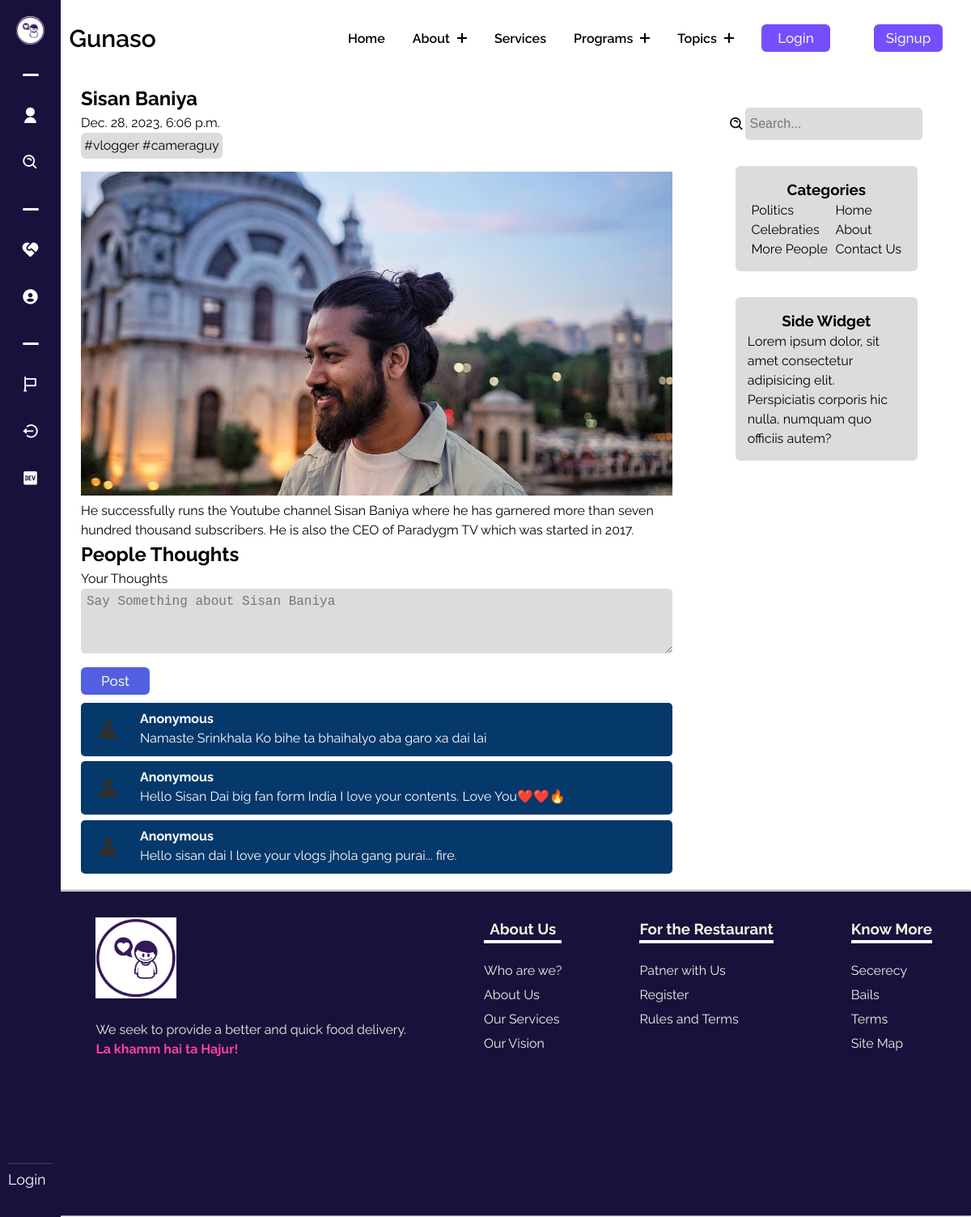
The app's page /topics/sisan-baniya, older data.
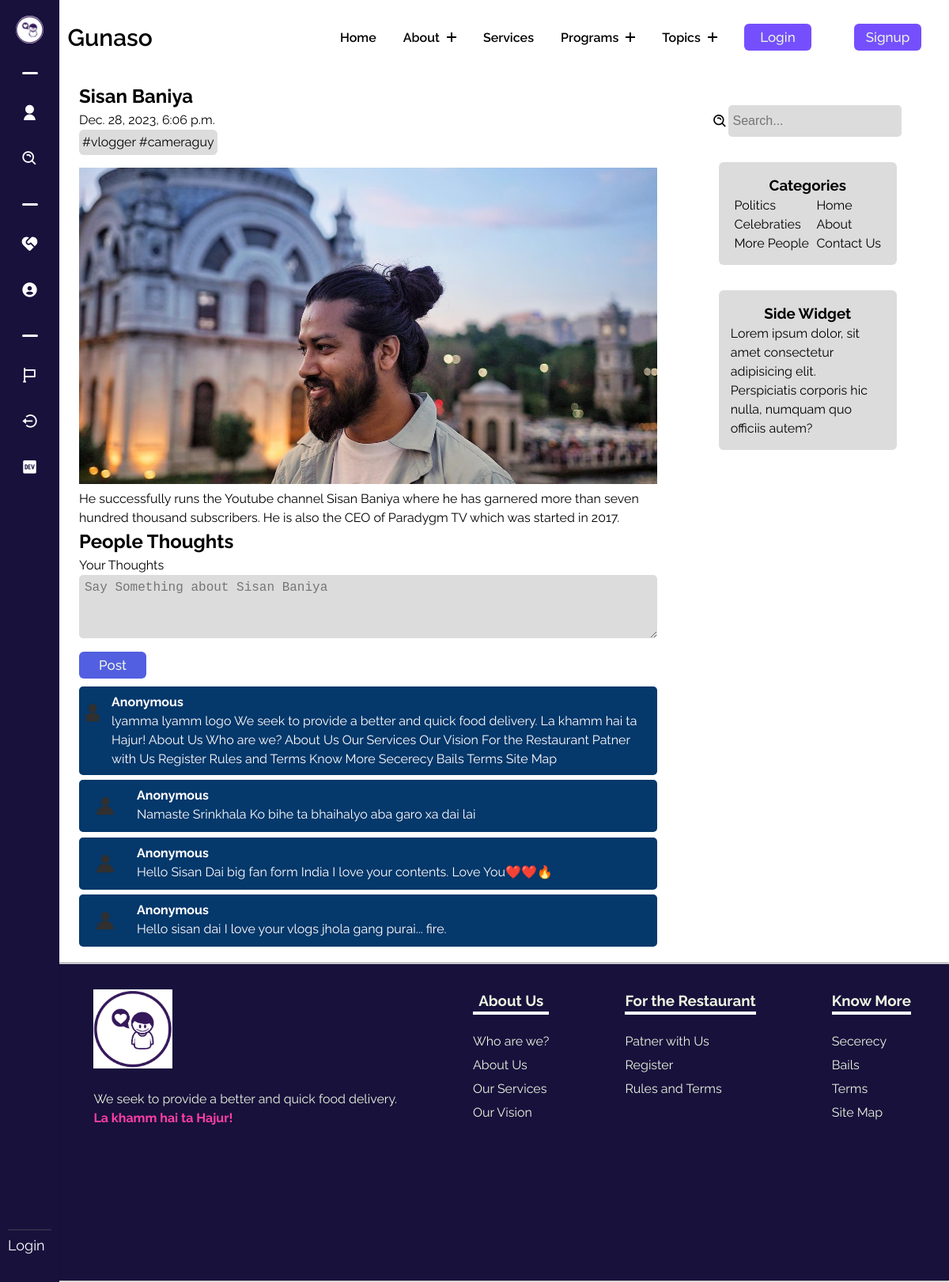
The same page, newer data.
### gunasoApp/models.py (models this page shows, shortened)
class TopicComment(models.Model):
    sno = models.AutoField(primary_key=True)
    comment = models.TextField()
    user = models.ForeignKey(User, on_delete=models.CASCADE)
    topic = models.ForeignKey(Topic, on_delete=models.CASCADE)
    parent = models.ForeignKey('self', on_delete=models.CASCADE, null=True)
    timestamp = models.DateTimeField(default=now)

### gunasoApp/views.py (the view)
# urls.py: path('topics/<str:slug>',views.famoustopics, name='famoustopics'),
def famoustopics(request, slug):
    topic = Topic.objects.filter(slug=slug).first()
    comments = TopicComment.objects.filter(topic=topic)[::-1]
    context = {"topic": topic, "comments": comments}
    return render(request, 'famoustopics.html', context)

### templates/famoustopics.html (shortened to what this page needs)
{% extends 'base.html' %}
{% load static %}
    {% block base_style%}
    {{ block.super }}
    <link rel="stylesheet" href="{% static 'styles/famoustopics.css' %}">
    {% endblock base_style%}
    {% block content %}
    <div class="famoustopicsmain">
        <div class="containflex">
            <div class="leftside">
                <h2>{{topic.name}}</h2>
                <p>{{topic.date}}</p>
                <p class="tags">#{{topic.tagone}} #{{topic.tagtwo}}</p>
                <img src="/media/{{topic.image}}" alt="">
                <p>{{topic.introduction}}</p>
                <h2>People Thoughts</h2>
                <section class="thoughtsform">
                    <form action="{% url 'postThoughts' %}" method="post">
                        <label for="">Your Thoughts</label>
                        <br>
                        <textarea name="comment" id="" placeholder="Say Something about {{topic.name}}"></textarea>
                        <br>
                        <input type="submit" value="Post" class="copybtn">
                    </form>
                </section>
                <div class="commentbox">
                    {% for comment in comments %}
                    <div class="comment">
                        <div class="imagepart">
                            <img src="{% static 'images/noone.png' %}" alt="userimg">
                        </div>
                        <div class="textpart">
                            <h4>Anonymous</h4>
                            <p>{{comment.comment}}</p>
                        </div>
                    </div>
                    {% endfor %}
                </div>
            </div>
            <div class="rightside">
                <div class="searchdiv">
                    <i class='bx bx-search-alt'></i>
                    <input class="searchinp" placeholder="Search..." type="text">
                </div>
                <div class="catandside">
                    <div class="categoriesdiv">
                        <h3>Categories</h3>
                        <div class="uls">
                            <ul class="lineone">
                                <li><a href="#">Politics</a></li>
                                <li><a href="#">Celebraties</a></li>
                                <li><a href="#">More People</a></li>
                            </ul>
                            <ul class="lineone">
                                <li><a href="/">Home</a></li>
                                <li><a href="/about">About</a></li>
                                <li><a href="/">Contact Us</a></li>
                            </ul>
                        </div>
                    </div>
                    <div class="categoriesdiv">
                        <h3>Side Widget</h3>
                        <p>Lorem ipsum dolor, sit amet consectetur adipisicing elit. Perspiciatis corporis hic nulla,
                            numquam quo officiis autem?</p>
                    </div>
                </div>
            </div>
        </div>
    </div>
    {% endblock %}

Row changes from the older to the newer data that the page shows:
added TopicComment: comment "lyamma lyamm logo We seek to provide a better and quick food delivery. La khamm hai ta Hajur! About Us Who are we? About Us Our Services Our Vision For the Restaurant Patner with Us Register Rules and Terms Know More Secerecy Bails Terms Site Map"
